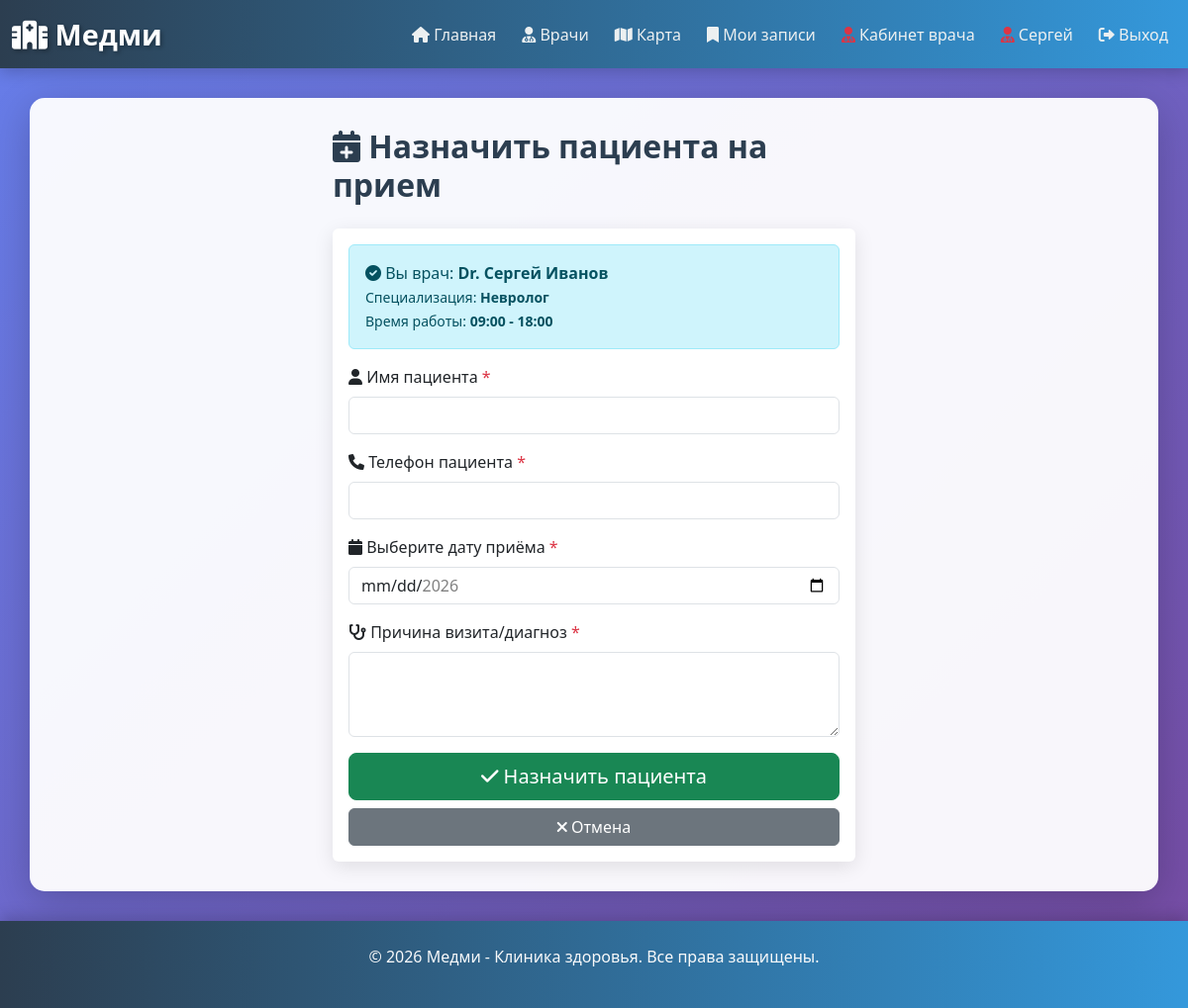
/doctors/create-booking/ (signed in), run on the app's committed database.
### doctors/models.py (models this page shows, shortened)
class Doctor(models.Model):
    user = models.OneToOneField(User, on_delete=models.CASCADE, related_name='doctor_profile', null=True, blank=True)
    first_name = models.CharField(max_length=100)
    last_name = models.CharField(max_length=100)
    specialization = models.CharField(max_length=100)
    phone = models.CharField(max_length=15)
    email = models.EmailField()
    license_number = models.CharField(max_length=50, unique=True)
    photo_url = models.URLField(blank=True, null=True)
    is_featured = models.BooleanField(default=False)
    address = models.CharField(max_length=255, blank=True, null=True)
    latitude = models.FloatField(blank=True, null=True)
    longitude = models.FloatField(blank=True, null=True)
    start_time = models.TimeField(default="09:00", help_text="Время начала приёма")
    end_time = models.TimeField(default="18:00", help_text="Время окончания приёма")
    appointment_duration = models.IntegerField(default=30, help_text="Длительность приёма в минутах")

### doctors/views.py (the view, shortened to what this page needs)
# urls.py: path('create-booking/', views.create_booking, name='create_booking'),
@login_required(login_url='doctor_login')
def create_booking(request):
    try:
        doctor = Doctor.objects.get(user=request.user)
    except Doctor.DoesNotExist:
        return redirect('doctor_list')
    return render(request, 'doctors/create_booking.html', {'doctor': doctor})

### doctors/templates/doctors/create_booking.html (shortened to what this page needs)
{% extends 'base.html' %}
{% block content %}
<div class="row">
    <div class="col-md-6 offset-md-3">
        <h2><i class="fas fa-calendar-plus"></i> Назначить пациента на прием</h2>
        <div class="card">
            <div class="card-body">
                <div class="alert alert-info mb-3">
                    <i class="fas fa-check-circle"></i> Вы врач: <strong>Dr. {{ doctor.first_name }} {{ doctor.last_name }}</strong><br>
                    <small>Специализация: <strong>{{ doctor.specialization }}</strong></small><br>
                    <small>Время работы: <strong>{{ doctor.start_time|time:"H:i" }} - {{ doctor.end_time|time:"H:i" }}</strong></small>
                </div>
                <form method="post" class="form" id="bookingForm">
                    <div class="mb-3">
                        <label for="id_patient_name" class="form-label">
                            <i class="fas fa-user"></i> Имя пациента <span class="text-danger">*</span>
                        </label>
                        <input type="text" class="form-control" id="id_patient_name" name="patient_name" required>
                    </div>
                    <div class="mb-3">
                        <label for="id_patient_phone" class="form-label">
                            <i class="fas fa-phone"></i> Телефон пациента <span class="text-danger">*</span>
                        </label>
                        <input type="tel" class="form-control" id="id_patient_phone" name="patient_phone" required>
                    </div>
                    <div class="mb-3">
                        <label for="id_appointment_date" class="form-label">
                            <i class="fas fa-calendar"></i> Выберите дату приёма <span class="text-danger">*</span>
                        </label>
                        <input type="date" class="form-control" id="id_appointment_date" name="appointment_date" required>
                    </div>
                    <div class="mb-3">
                        <label for="id_reason" class="form-label">
                            <i class="fas fa-stethoscope"></i> Причина визита/диагноз <span class="text-danger">*</span>
                        </label>
                        <textarea class="form-control" id="id_reason" name="reason" rows="3" required></textarea>
                    </div>
                    <div class="d-grid gap-2">
                        <button type="submit" class="btn btn-success btn-lg">
                            <i class="fas fa-check"></i> Назначить пациента
                        </button>
                        <a href="{% url 'doctor_dashboard' %}" class="btn btn-secondary">
                            <i class="fas fa-times"></i> Отмена
                        </a>
                    </div>
                </form>
            </div>
        </div>
    </div>
</div>
{% endblock %}

### hospital/templates/base.html (shortened to what this page needs)
<!DOCTYPE html>
<html lang="ru">
<head>
    <link href="https://cdn.jsdelivr.net/npm/bootstrap@5.3.0/dist/css/bootstrap.min.css" rel="stylesheet">
    <link href="https://cdnjs.cloudflare.com/ajax/libs/font-awesome/6.0.0/css/all.min.css" rel="stylesheet">
</head>
<body>
    <nav class="navbar navbar-expand-lg navbar-dark">
        <div class="container-fluid">
            <a class="navbar-brand" href="{% url 'home' %}"><i class="fas fa-hospital"></i> Медми</a>
            <div class="collapse navbar-collapse" id="navbarNav">
                <ul class="navbar-nav ms-auto">
                    <li class="nav-item">
                        <a class="nav-link" href="{% url 'home' %}"><i class="fas fa-home"></i> Главная</a>
                    </li>
                    <li class="nav-item">
                        <a class="nav-link" href="{% url 'doctor_list' %}"><i class="fas fa-user-md"></i> Врачи</a>
                    </li>
                    <li class="nav-item">
                        <a class="nav-link" href="{% url 'map' %}"><i class="fas fa-map"></i> Карта</a>
                    </li>
                    <li class="nav-item">
                        <a class="nav-link" href="{% url 'my_bookings' %}"><i class="fas fa-bookmark"></i> Мои записи</a>
                    </li>
                    {% if user.is_authenticated %}
                    <li class="nav-item">
                        {% if user.doctor_profile %}
                            <a class="nav-link" href="{% url 'doctor_dashboard' %}">
                                <i class="fas fa-user-md text-danger"></i> Кабинет врача
                            </a>
                        {% elif user.patient_profile %}
                            <a class="nav-link" href="{% url 'patient_dashboard' %}">
                                <i class="fas fa-user-circle text-info"></i> Кабинет пациента
                            </a>
                        {% endif %}
                    </li>
                    <li class="nav-item">
                        <span class="nav-link">
                            {% if user.doctor_profile %}
                                <i class="fas fa-user-md text-danger"></i> {{ user.first_name }}
                            {% elif user.patient_profile %}
                                <i class="fas fa-user-circle text-info"></i> {{ user.first_name }}
                            {% endif %}
                        </span>
                    </li>
                    <li class="nav-item">
                        <a class="nav-link" href="{% url 'general_logout' %}">
                            <i class="fas fa-sign-out-alt"></i> Выход
                        </a>
                    </li>
                    {% else %}
                    <li class="nav-item">
                        <a class="nav-link" href="{% url 'patient_register' %}">
                            <i class="fas fa-sign-in-alt"></i> Войти / Регистрация
                        </a>
                    </li>
                    {% endif %}
                </ul>
            </div>
        </div>
    </nav>
    <div class="container">
        {% block content %}{% endblock %}
    </div>
    <footer class="text-light py-4">
        <div class="container-fluid text-center">
            <p>&copy; 2026 Медми - Клиника здоровья. Все права защищены.</p>
        </div>
    </footer>
</body>
</html>

### hospital/templates/base.html (style rules this page uses)
* { margin: 0; padding: 0; box-sizing: border-box; }
body { font-family: 'Segoe UI', Tahoma, Geneva, Verdana, sans-serif; background: linear-gradient(135deg, #667eea 0%, #764ba2 100%); min-height: 100vh; }
.navbar { background: linear-gradient(90deg, #2c3e50 0%, #3498db 100%); box-shadow: 0 4px 15px rgba(0, 0, 0, 0.2); }
.navbar-brand { font-size: 1.8rem; font-weight: bold; color: #fff !important; text-shadow: 2px 2px 4px rgba(0, 0, 0, 0.3); }
.nav-link { color: #ecf0f1 !important; margin-left: 10px; transition: all 0.3s ease; font-weight: 500; }
.container { background: rgba(255, 255, 255, 0.95); border-radius: 15px; margin-top: 30px; margin-bottom: 30px; padding: 30px; box-shadow: 0 10px 40px rgba(0, 0, 0, 0.2); }
footer { background: linear-gradient(90deg, #2c3e50 0%, #3498db 100%) !important; box-shadow: 0 -4px 15px rgba(0, 0, 0, 0.2); margin-top: auto !important; }
.card { border: none; box-shadow: 0 5px 20px rgba(0, 0, 0, 0.1); transition: all 0.3s ease; }
h2 { color: #2c3e50; margin-bottom: 25px; font-weight: bold; }

### data on the page
Doctor: first_name "Сергей", last_name "Иванов", specialization "Невролог", start_time "09:00", end_time "18:00"

### other printed values
{{ user.first_name }} "Сергей"
